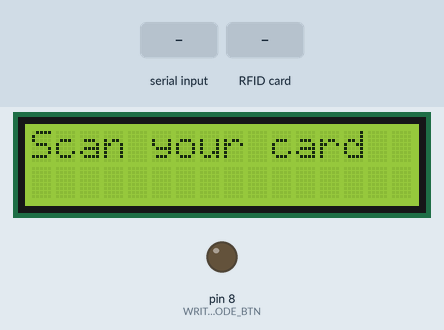
Bench run of a sketch on a simulated Arduino Uno, built with avr-gcc and run on an emulated ATmega328P. Parts: 16×2 character LCD, output pins drawn as LEDs (lit = HIGH). The test bench sets the inputs (shaded band). Pins used as bus, display or sensor lines are not drawn; what the sketch prints to the serial monitor is not drawn.

Above: at 1.3 s.
1.4 s: "E" received over the second serial link
At 3.2 s:
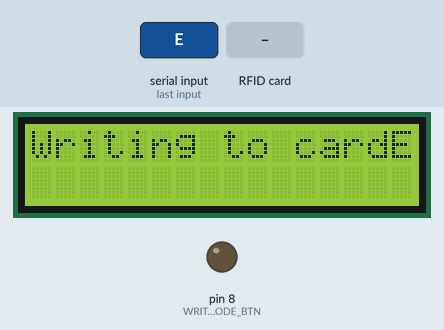
3.9 s: RFID card 5E 7A 19 C4 held to the reader
At 4.8 s:
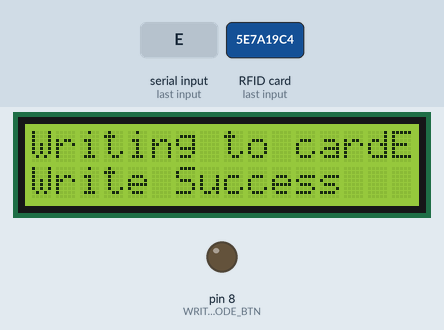
6.5 s: "1" received over the second serial link
At 8.3 s:
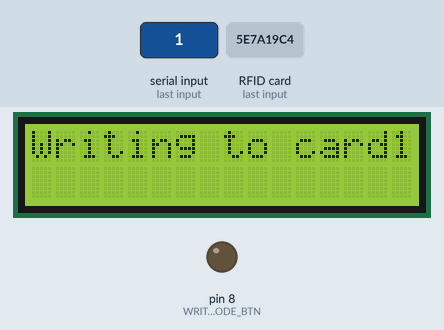
9.0 s: RFID card 5E 7A 19 C4 held to the reader
At 9.9 s:
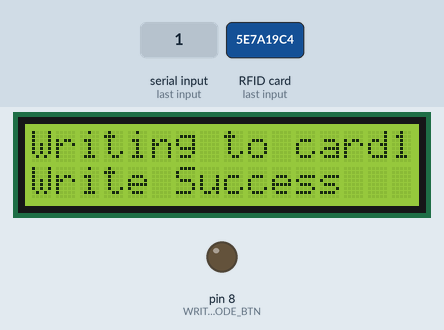
Timing chart, 0 to 12.0 s (numbered marks = the images above; inputs shaded):
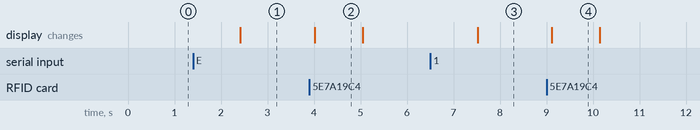

The sketch:

write_from_node.ino
```cpp
#include <SPI.h>
#include <SoftwareSerial.h>
#include <ArduinoJson.h>
#include <MFRC522.h>
#include <LiquidCrystal_I2C.h>
#include <Adafruit_MLX90614.h>

SoftwareSerial nodemcu(5, 6);
#define RST_PIN         7           // Configurable, see typical pin layout above
#define SS_PIN          10          // Configurable, see typical pin layout above

#define WRITE_MODE_BTN 8


MFRC522 mfrc522(SS_PIN, RST_PIN);   // Create MFRC522 instance.

MFRC522::MIFARE_Key key;

LiquidCrystal_I2C lcd(0x27, 16, 2);

Adafruit_MLX90614 mlx = Adafruit_MLX90614();


byte sector         = 1;
byte blockAddr      = 2;

byte dataBlock = {"Momose Narumi"};

byte buffer[18];
byte size = sizeof(buffer);

char blockContent[17];

double temperature = 36;


/**
 * Initialize.
 */
void setup() {
  pinMode(WRITE_MODE_BTN, OUTPUT);
    nodemcu.begin(9600);
    Serial.begin(9600); // Initialize serial communications with the PC
    while (!Serial);    // Do nothing if no serial port is opened (added for Arduinos based on ATMEGA32U4)
    SPI.begin();        // Init SPI bus
    mfrc522.PCD_Init(); // Init MFRC522 card

    lcd.begin();

    lcd.backlight();
    lcd.clear();
    lcd.print("Scan your card");

    if(!mlx.begin()){
      Serial.println("Error connecting to MLX");
    }

    // Prepare the key (used both as key A and as key B)
    // using FFFFFFFFFFFFh which is the default at chip delivery from the factory
    for (byte i = 0; i < 6; i++) {
        key.keyByte[i] = 0xFF;
    }
}

/**
 * Main loop.
 */
void loop() {
  fromNode();
}
void fromNode(){
 String IncomingString="";
 boolean StringReady = false;

 while (nodemcu.available()){
   IncomingString=nodemcu.readString();
   StringReady= true;
  }

  if (StringReady){
    Serial.print("Node: ");
    Serial.println(IncomingString);
    writeRFID(IncomingString);
  }
}
void writeRFID(String rfid){
  byte i = 0;
  lcd.clear();
  lcd.print("Writing to card");
  lcd.print(rfid);
  while(i < 20){
    // Reset the loop if no new card present on the sensor/reader. This saves the entire process when idle.
    if (mfrc522.PICC_IsNewCardPresent() && mfrc522.PICC_ReadCardSerial()){
      byte res = writeBlock(blockAddr, rfid.c_str());
      // Halt PICC
      mfrc522.PICC_HaltA();
      // Stop encryption on PCD
      mfrc522.PCD_StopCrypto1();
      if(res == 69){
        Serial.println("Write success");
        lcd.setCursor(0,1);
        lcd.print("Write Success");
        delay(1000);
        lcd.clear();
        lcd.print("Scan your card");
        break;
      }else{
        Serial.println("Failed to write");
      }
    }
    i++;
    Serial.print("Attempt: ");
    Serial.println(i);
    delay(500);
  }
  lcd.clear();
  lcd.print("Scan your card");
}


//Write specific block
int writeBlock(int blockNumber, byte arrayAddress[])
{
  //this makes sure that we only write into data blocks. Every 4th block is a trailer block for the access/security info.
  int largestModulo4Number=blockNumber/4*4;
  int trailerBlock=largestModulo4Number+3;//determine trailer block for the sector
  if (blockNumber > 2 && (blockNumber+1)%4 == 0){Serial.print(blockNumber);Serial.println(" is a trailer block:");return 2;}

  //authentication of the desired block for access
  byte status = mfrc522.PCD_Authenticate(MFRC522::PICC_CMD_MF_AUTH_KEY_A, trailerBlock, &key, &(mfrc522.uid));
  if (status != MFRC522::STATUS_OK) {
         return 3;//return "3" as error message
  }

  //writing the block
  status = mfrc522.MIFARE_Write(blockNumber, arrayAddress, 16);
  //status = mfrc522.MIFARE_Write(9, value1Block, 16);
  if (status != MFRC522::STATUS_OK) {
           return 4;//return "4" as error message
  }
  return 69;
}
```

Measured:
- after the input at 1.4 s, the display: changes after 1.0 s (image 1)
- after the input at 3.9 s, the display: changes after 0.11 s (image 2)
- after the input at 6.5 s, the display: changes after 1.0 s (image 3)
- after the input at 9.0 s, the display: changes after 0.11 s (image 4)
- what the display in image 2 shows lasts 1.0 s, from 4.0 s to 5.0 s
